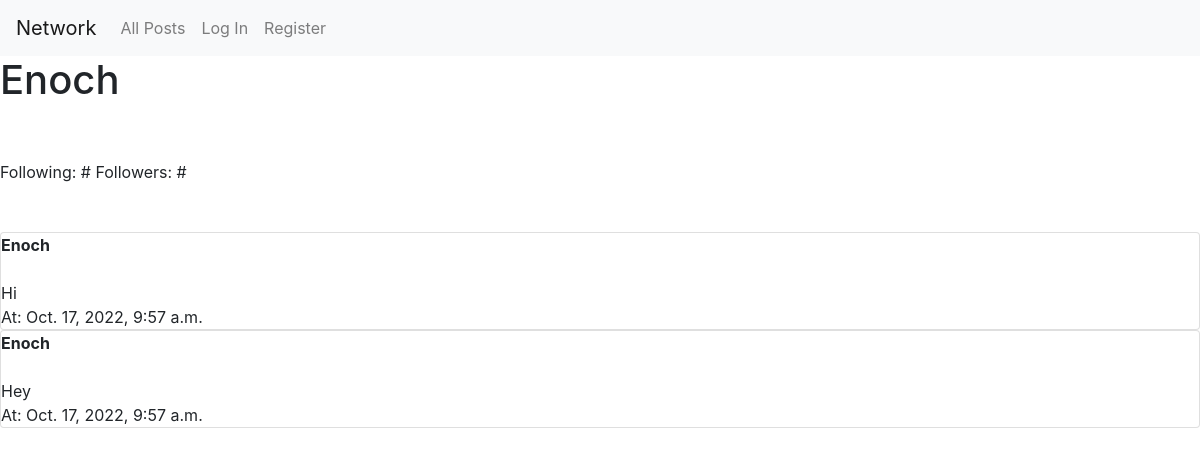
Screenshot of /profile/Enoch with the database file from the repository.
### network/models.py (models this page shows, shortened)
class User(AbstractUser):
    pass

class Post(models.Model):
    body = models.TextField()
    author = models.ForeignKey("User", on_delete=models.CASCADE, related_name="posts")
    date = models.DateTimeField(auto_now_add = True)
    likes = models.ManyToManyField("User", related_name="post_likes")

### network/views.py (the view)
# urls.py: path("profile/<str:author>", views.profile, name="profile"),
def profile(request, author):
    posts  = Post.objects.all().order_by('-date')
    user = get_object_or_404(User, username = author)
    return render(request, "network/profile_page.html", {
        "posts": posts,
        "profile_user": user,
    })

### network/templates/network/profile_page.html (shortened to what this page needs)
{% extends "network/layout.html" %}
{% load static %}
{% block body %}
<div class="user-info">
    <h1>{{ profile_user }}</h1>
    <br><br>
    Following: #
    Followers: #
    <br><br><br>
</div>
<div class="user-posts">
    {% for post in posts %}
    {% if post.author == profile_user %}
    <div class="post_item card ">
        <strong>{{ post.author }}</strong>
        <br>
        {{ post.body }}<br>
        At: {{ post.date }}
        <br>
    </div>
    {% endif %}
    {% endfor %}
</div>
{% endblock %}

### rows the page displays
User: username "Enoch"
Post: author "Enoch", body "Hi", date "Oct. 17, 2022, 9:57 a.m."
Post: author "Enoch", body "Hey", date "Oct. 17, 2022, 9:57 a.m."
